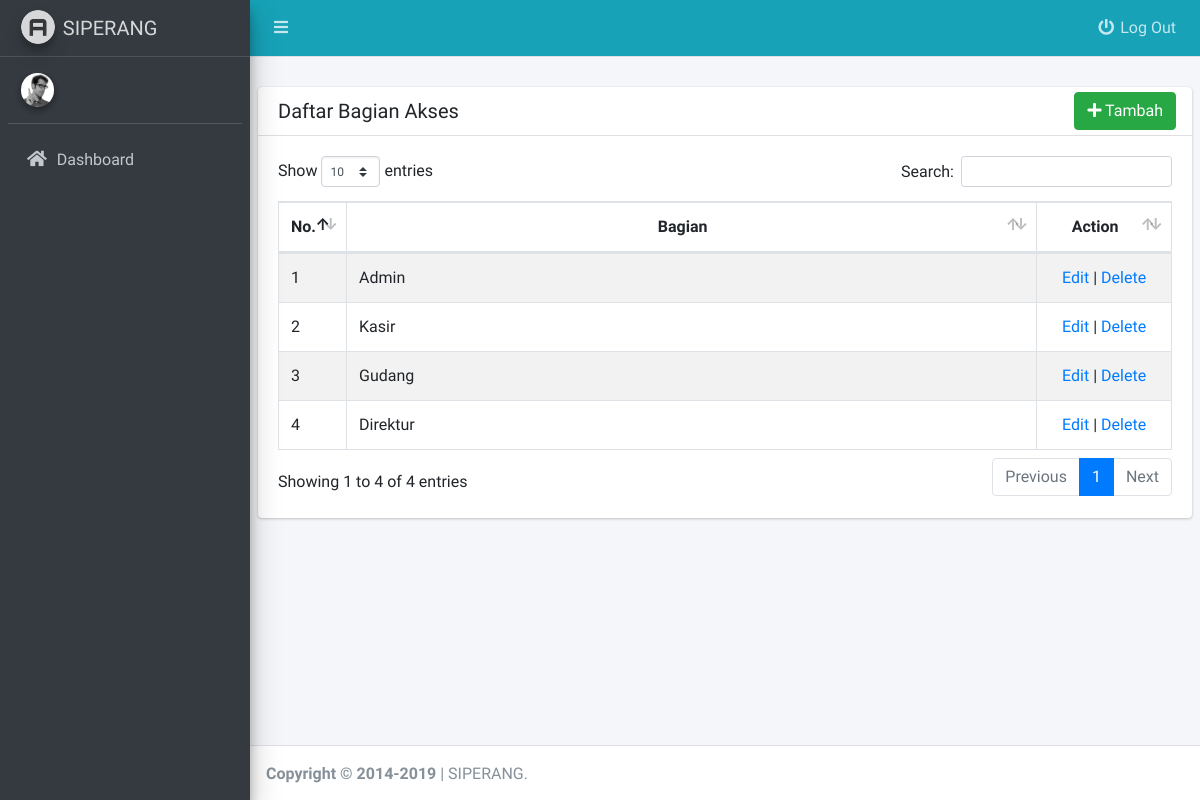
/index.php/c_auth/listBagian, run on the app's committed database.
### tables this page shows
CREATE TABLE `tbl_bagian` (
  `Kode_bagian` varchar(100) NOT NULL,
  `Nama_bagian` varchar(100) DEFAULT NULL,
  `isAktif` int(1) DEFAULT '1',
  PRIMARY KEY (`Kode_bagian`)
);

### application/controllers/c_auth.php (called while the page is built, shortened)
<?php
class C_auth extends CI_Controller
{
  public function __construct()
  {
    $this->load->model(['m_auth']);
  }
  public function listBagian()
  {
    $template['title'] = 'siperang | DAFTAR BAGIAN AKSES';
    $data['listBagian'] = $this->m_auth->dataBagianAkses();
    $this->load->view('template/v_head', $template);
    $this->load->view('template/v_topmenu');
    $this->load->view('template/v_sidebar');
    $this->load->view('template/js');
    $this->load->view('auth/v_bagian_akses', $data);
    $this->load->view('template/v_foot');
  }
}

### index.php (called while the page is built, shortened)
<?php
require_once BASEPATH.'core/CodeIgniter.php';

### application/models/m_auth.php (called while the page is built, shortened)
<?php
class M_auth extends CI_Model
{
  function dataBagianAkses()
  {
    $query = "SELECT * FROM tbl_bagian";
    return $this->db->query($query)->result();
  }
}

### application/views/auth/v_bagian_akses.php (the view, shortened to what this page needs)
<div class="content">
  <div class="content-fluid">
    <div class="card">
      <div class="card-header">
        <h3 class="card-title">Daftar Bagian Akses</h3>
        <div class="card-tools">
          <a href="<?php echo base_url() . 'c_auth/tambahBagian' ?>" class="btn btn-success"><i class="fas fa-plus"></i> Tambah</a>
        </div>
      </div>
      <div class="card-body">
        <div class="table-responsive">
          <table id="t_bagian" class="table table-striped table-bordered">
            <thead>
              <tr>
                <th style="width: 5%">No.</th>
                <th>Bagian</th>
                <th style="width: 15%">Action</th>
              </tr>
            </thead>
            <tbody>
              <?php foreach ($listBagian as $key => $data) : ?>
                <tr>
                  <td><?php echo $key + 1 ?></td>
                  <td><?php echo $data->Nama_bagian ?></td>
                  <td>
                    <center>
                      <a href="<?php echo base_url() . 'c_auth/editBagian/' . $data->Kode_bagian ?>">Edit</a> | <a id-pk="<?php echo $data->Kode_bagian ?>" href="javascript:void(0)" id="btnDelete"> Delete</a>
                    </center>
                  </td>
                </tr>
              <?php endforeach; ?>
            </tbody>
          </table>
        </div>
      </div>
    </div>
  </div>
</div>

### assets/custom.css (style rules this page uses)
table thead > tr { text-align: center }
.card-header > .card-tools { top: .3rem; }

### data on the page
tbl_bagian: Nama_bagian "Admin"
tbl_bagian: Nama_bagian "Kasir"
tbl_bagian: Nama_bagian "Gudang"
tbl_bagian: Nama_bagian "Direktur"
